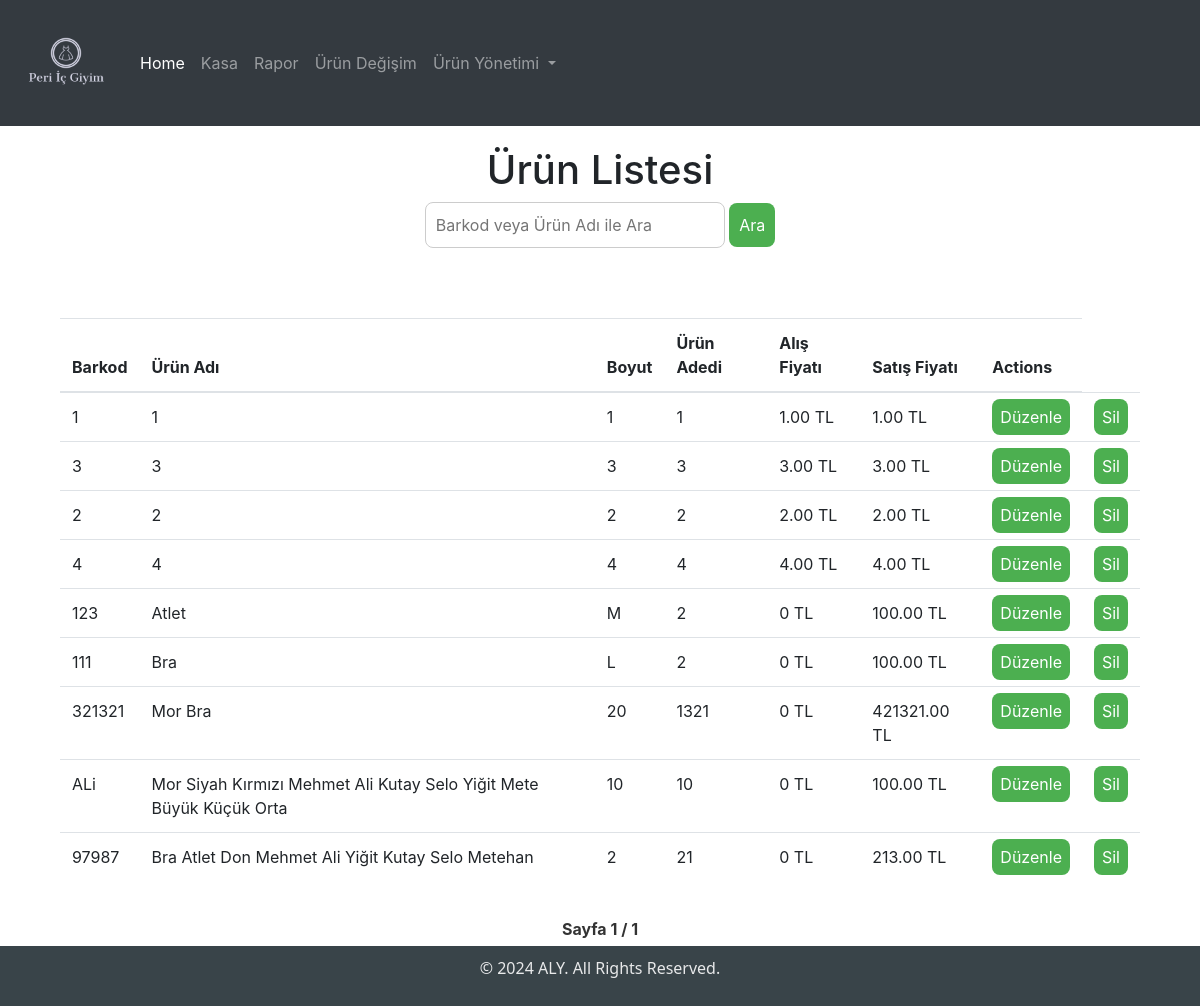
Before: /urun-listesi/ (signed in) with the older database file.
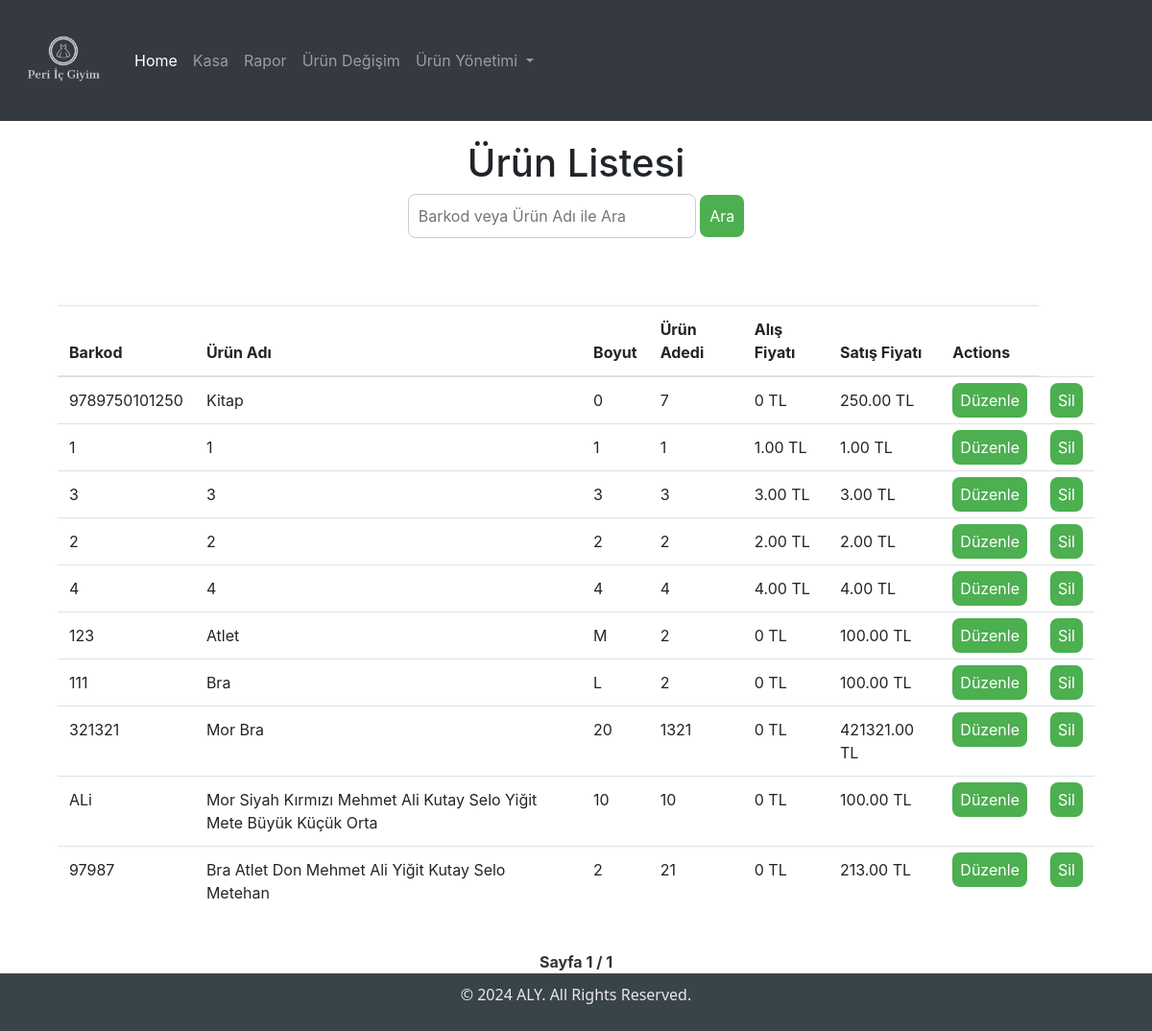
After: the same page with the newer database file.
### myapp/models.py (models this page shows, shortened)
class Item(models.Model):
    barcode = models.CharField(max_length=100, null=True, unique=True)
    name = models.CharField(max_length=100)
    size = models.CharField(max_length=10)
    quantity = models.IntegerField(null=True)
    buy_price = models.DecimalField(max_digits=10, decimal_places=2, null=True, blank=True)
    sell_price = models.DecimalField(max_digits=10, decimal_places=2, null=True)
    updated = models.DateTimeField(auto_now=True)
    created = models.DateTimeField(auto_now_add=True)
    class Meta:
        ordering = ['-updated', '-created']

### myapp/views.py (the view)
# urls.py: path("urun-listesi/", views.urun_listesi, name="urun_listesi"),
@login_required
def urun_listesi(request):
    search_query = request.GET.get('search', '')  # Arama sorgusunu al
    if search_query:
        items = Item.objects.filter(
            barcode__icontains=search_query
        ) | Item.objects.filter(
            name__icontains=search_query
        )
    else:
        items = Item.objects.all()
    paginator = Paginator(items, 15)  # Her sayfada 15 ürün göster
    page_number = request.GET.get('page')  # Sayfa numarasını al
    page_obj = paginator.get_page(page_number)  # İlgili sayfayı al
    context = {
        "items": page_obj,  # `items` yerine `page_obj` gönder
        "page_obj": page_obj,  # Sayfalama bilgileri için
    }
    return render(request, "urun_listesi.html", context)

### myapp/templates/urun_listesi.html (shortened to what this page needs)
{% extends "base.html" %}
{% block content %}
{% load static %}
<link rel="stylesheet" href="{% static 'styles/urun_listesi.css' %}">
<div class="container">
    <h1>Ürün Listesi</h1>
    <form method="get" action="{% url 'urun_listesi' %}" id="searchForm">
        <input type="text" name="search" id="searchInput" placeholder="Barkod veya Ürün Adı ile Ara" value="{{ request.GET.search }}">
        <button type="submit">Ara</button>
    </form>
    <div class="table">
        <table id="productTable">
            <thead>
                <tr>
                    <th>Barkod</th>
                    <th>Ürün Adı</th>
                    <th>Boyut</th>
                    <th>Ürün Adedi</th>
                    <th>Alış Fiyatı</th>
                    <th>Satış Fiyatı</th>
                    <th>Actions</th>
                </tr>
            </thead>
            <tbody>
                {% for item in items %}
                <tr class="{% if item.quantity == 0 %}noneItem{% else %} {% endif %}">
                    <td>{{ item.barcode }}</td>
                    <td>{{ item.name }}</td>
                    <td>{{ item.size }}</td>
                    <td>
                        {% if item.quantity %}
                            {{ item.quantity }}
                        {% else %}
                            0
                        {% endif %}
                    </td>
                    <td>
                        {% if item.buy_price %}
                            {{ item.buy_price }} TL
                        {% else %}
                            0 TL
                        {% endif %}
                    </td>
                    <td>{{ item.sell_price }} TL</td>
                    <td><a class="action_btn" href="{% url 'urun_edit' item.id %}">Düzenle</a></td>
                    <td><a class="action_btn" href="{% url 'delete_item' item.id %}">Sil</a></td>
                </tr>
                {% empty %}
                <tr>
                    <td colspan="7">Ürün bulunamadı.</td>
                </tr>
                {% endfor %}
            </tbody>
        </table>
    </div>
    <div class="pagination">
        <span class="step-links">
            <span class="current">
                Sayfa {{ page_obj.number }} / {{ page_obj.paginator.num_pages }}
            </span>
        </span>
    </div>
</div>
{% endblock %}

Changed rows visible on the page:
added Item: barcode "9789750101250", name "Kitap", size "0", quantity "7", shows "0 TL", sell_price "250.00"
